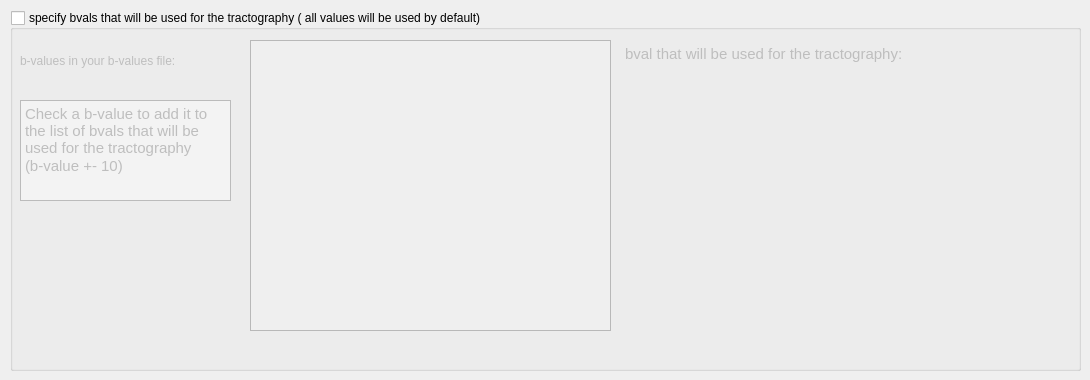
      <widget class="QWidget" name="tab_33">
       <attribute name="title">
        <string>DWI bvals</string>
       </attribute>
       <widget class="QGroupBox" name="add_bval_groupBox">
        <property name="geometry">
         <rect>
          <x>10</x>
          <y>10</y>
          <width>1071</width>
          <height>361</height>
         </rect>
        </property>
        <property name="title">
         <string>specify bvals that will be used for the tractography ( all values will be used by default) </string>
        </property>
        <property name="checkable">
         <bool>true</bool>
        </property>
        <property name="checked">
         <bool>false</bool>
        </property>
        <widget class="QListWidget" name="add_bval_in_bvalfile_listWidget">
         <property name="geometry">
          <rect>
           <x>240</x>
           <y>30</y>
           <width>361</width>
           <height>291</height>
          </rect>
         </property>
        </widget>
        <widget class="QTextEdit" name="add_bval_removing_textEdit">
         <property name="geometry">
          <rect>
           <x>610</x>
           <y>30</y>
           <width>371</width>
           <height>321</height>
          </rect>
         </property>
         <property name="styleSheet">
          <string notr="true">QTextEdit {
	background-color : transparent
}</string>
         </property>
         <property name="readOnly">
          <bool>true</bool>
         </property>
         <property name="html">
          <string>&lt;!DOCTYPE HTML PUBLIC &quot;-//W3C//DTD HTML 4.0//EN&quot; &quot;http://www.w3.org/TR/REC-html40/strict.dtd&quot;&gt;
&lt;html&gt;&lt;head&gt;&lt;meta name=&quot;qrichtext&quot; content=&quot;1&quot; /&gt;&lt;style type=&quot;text/css&quot;&gt;
p, li { white-space: pre-wrap; }
&lt;/style&gt;&lt;/head&gt;&lt;body style=&quot; font-family:'Ubuntu'; font-size:11pt; font-weight:400; font-style:normal;&quot;&gt;
&lt;p style=&quot; margin-top:0px; margin-bottom:0px; margin-left:0px; margin-right:0px; -qt-block-indent:0; text-indent:0px;&quot;&gt;bval that will be used for the tractography: &lt;/p&gt;&lt;/body&gt;&lt;/html&gt;</string>
         </property>
        </widget>
        <widget class="QTextEdit" name="color_sc_textEdit_7">
         <property name="geometry">
          <rect>
           <x>10</x>
           <y>90</y>
           <width>211</width>
           <height>101</height>
          </rect>
         </property>
         <property name="autoFillBackground">
          <bool>false</bool>
         </property>
         <property name="styleSheet">
          <string notr="true">QTextEdit {
	background-color : rgb(243, 243, 243)
}</string>
         </property>
         <property name="readOnly">
          <bool>true</bool>
         </property>
         <property name="html">
          <string>&lt;!DOCTYPE HTML PUBLIC &quot;-//W3C//DTD HTML 4.0//EN&quot; &quot;http://www.w3.org/TR/REC-html40/strict.dtd&quot;&gt;
&lt;html&gt;&lt;head&gt;&lt;meta name=&quot;qrichtext&quot; content=&quot;1&quot; /&gt;&lt;style type=&quot;text/css&quot;&gt;
p, li { white-space: pre-wrap; }
&lt;/style&gt;&lt;/head&gt;&lt;body style=&quot; font-family:'Ubuntu'; font-size:11pt; font-weight:400; font-style:normal;&quot;&gt;
&lt;p style=&quot; margin-top:0px; margin-bottom:0px; margin-left:0px; margin-right:0px; -qt-block-indent:0; text-indent:0px;&quot;&gt;Check a b-value to add it to the list of bvals that will be used for the tractography &lt;/p&gt;
&lt;p style=&quot; margin-top:0px; margin-bottom:0px; margin-left:0px; margin-right:0px; -qt-block-indent:0; text-indent:0px;&quot;&gt;(b-value +- 10)&lt;/p&gt;&lt;/body&gt;&lt;/html&gt;</string>
         </property>
        </widget>
        <widget class="QLabel" name="label_85">
         <property name="geometry">
          <rect>
           <x>10</x>
           <y>30</y>
           <width>241</width>
           <height>41</height>
          </rect>
         </property>
         <property name="text">
          <string>b-values in your b-values file: </string>
         </property>
        </widget>
       </widget>
      </widget>
